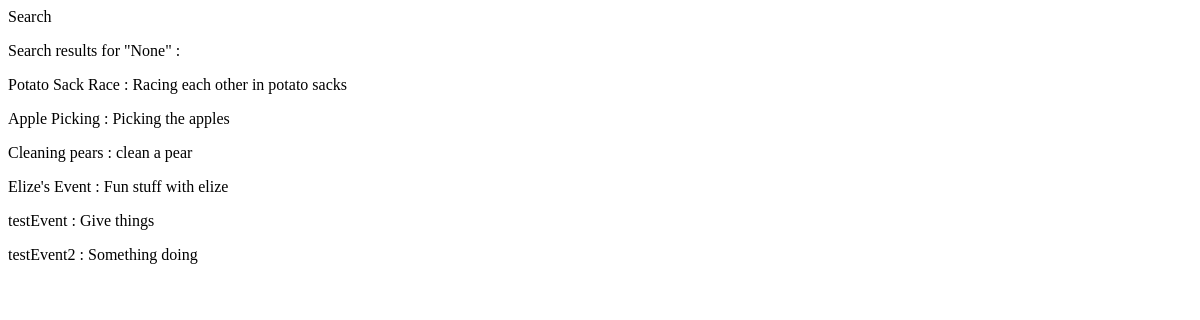
The page /website/search/ (signed in) on the database as committed earlier.
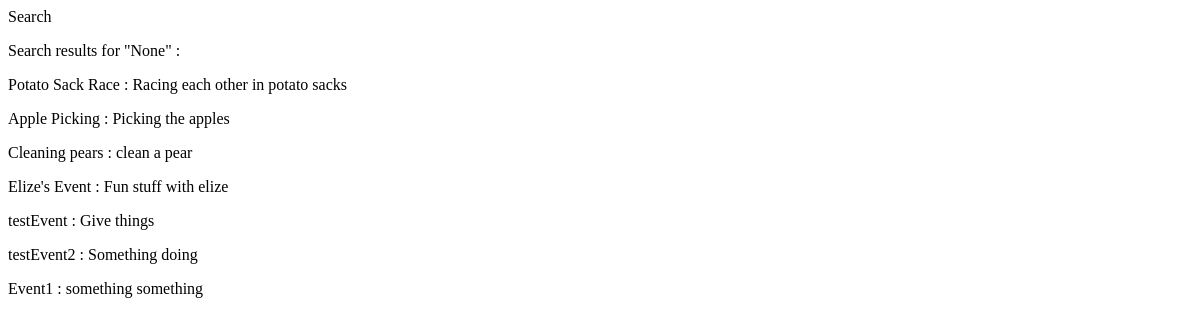
The same page on the database as committed later.
### website/models.py (models this page shows, shortened)
class AnEvent(models.Model):
    event_name = models.CharField(max_length=50)
    picture = models.ImageField(upload_to='event_images', blank=True)
    description = models.TextField(max_length=400)
    volunteer_num = models.IntegerField(default=0)
    venue = models.CharField(max_length=128, blank=True)
    address = models.CharField(max_length=100)
    city = models.CharField(max_length=60)
    state = models.CharField(max_length=30)
    volunteer = models.ManyToManyField(User, blank=True)
    date = models.DateField(default=date.today)
    start_time = models.TimeField(help_text='ex: 10:30 for 10:30 AM', default=datetime.time(00, 00))
    end_time = models.TimeField(help_text='ex: 13:30 for 1:30 PM', default=datetime.time(00, 00))

### website/views.py (the view, shortened to what this page needs)
@login_required
def search(request):
    results = AnEvent.objects.all()
    query = request.GET.get('q')
    context = {
        "query" : query,
        "results" : results
    }
    return render(request, "website/search.html", context)

### templates/website/search.html (shortened to what this page needs)
{% block content %}
<div class ="body-block">
        <div class="row">
            <div class="col-sm-12">
                <p>Search results for "{{ query }}" :</p>
            </div>
        </div>
        <div class="row">
            <div class="col-sm-12">
                {% if results %}
                    {% for i in results %}
                        <p>{{i.event_name}} <span>: {{i.description}}</span></p>
                    {% endfor %}
                {% else %}
                    No results found.
                {% endif %}
            </div>
        </div>
</div>
{% endblock content %}

Rows that differ between the two databases and show on the page:
added AnEvent: event_name "Event1", description "something something"
